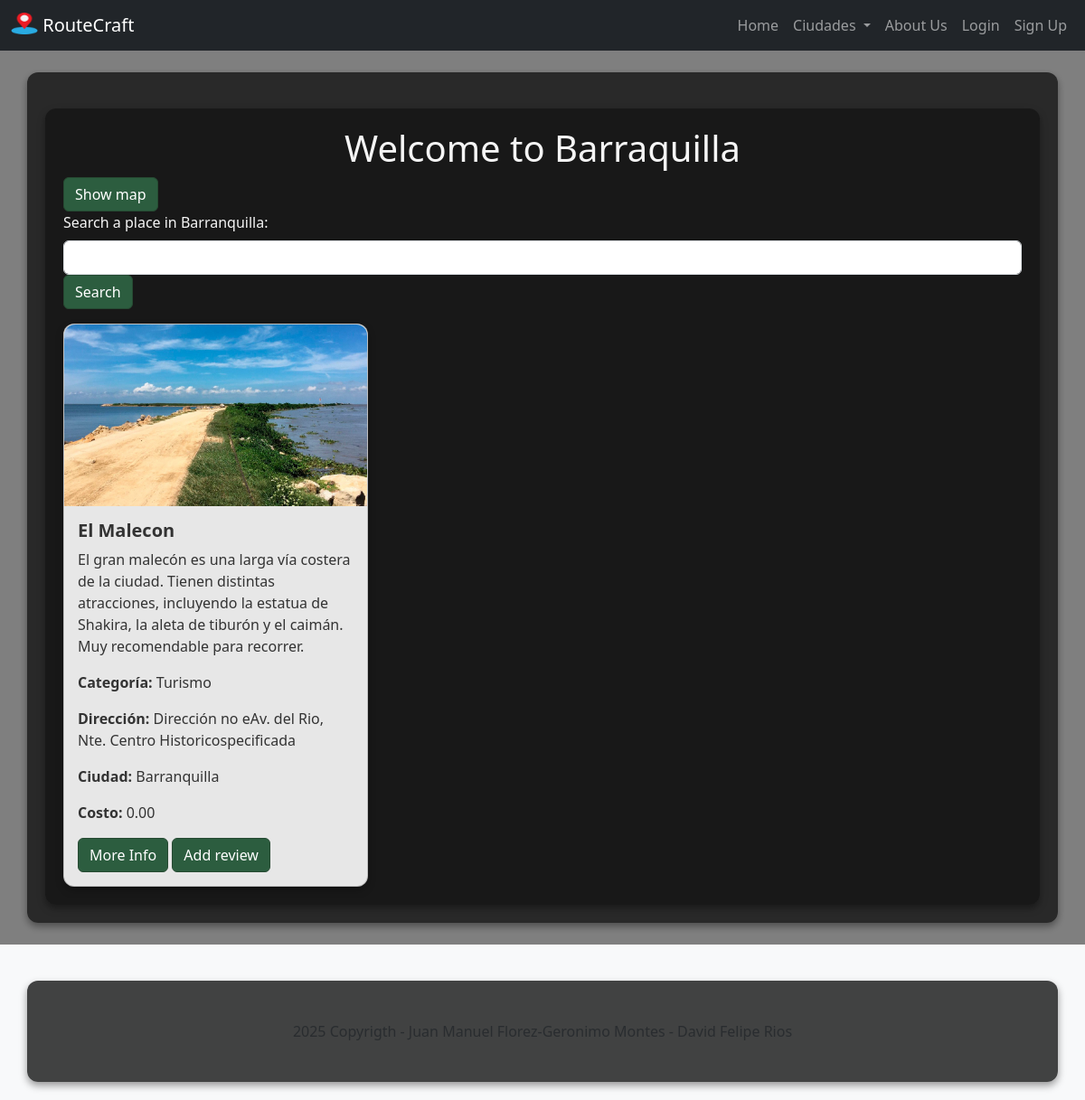
Screenshot of /ciudades/barranquilla/ with the database file from the repository.
### places/models.py (models this page shows, shortened)
class Barr(models.Model):
    name = models.CharField(max_length=255)
    description = models.TextField()
    category = models.CharField(max_length=100)
    address = models.CharField(max_length=255, default="Dirección no especificada")
    city = models.CharField(max_length=100)
    cost = models.DecimalField(max_digits=10, decimal_places=2, default=0.00)
    url = models.URLField(blank=True, null=True)
    image = models.ImageField(upload_to='places/images/', null=True, blank=True)
    latitude = models.FloatField(null=True, blank=True)
    longitude = models.FloatField(null=True, blank=True)

### places/views.py (the view)
# urls.py: path('ciudades/barranquilla/', placesviews.barranquilla, name='barranquilla'),
def barranquilla(request):
    searchTerm = request.GET.get('searchPlace')
    if searchTerm:
        places = Barr.objects.filter(name__icontains=searchTerm)
    else:
        places = Barr.objects.all()
    return render(request, 'barranquilla.html', {'searchTerm': searchTerm, 'places': places})

### places/templates/barranquilla.html (shortened to what this page needs)
{% extends 'base.html' %}
{% load static %}
{% block content %}
<html lang="es">
<head>
    <link rel="stylesheet" href="https://cdnjs.cloudflare.com/ajax/libs/leaflet/1.9.3/leaflet.css" />
</head>
<body>
    <div class="container">
        <h1 class="text-center">Welcome to Barraquilla</h1>
        <button class="btn btn-primary" onclick="toggleMap()">Show map</button>
        <form action="">
            <div class="mb-3">
                <label for="searchPlace" class="form-label">Search a place in Barranquilla:</label>
                <input type="text" class="form-control" name="searchPlace" />
                <button type="submit" class="btn btn-primary">Search</button>
            </div>
        </form>
        <div class="row row-cols-1 row-cols-md-3 g-4">
            {% for place in places %}
            <div class="col">
                <div class="card">
                    <img class="card-img-top" src="{{ place.image.url }}" alt="Imagen de {{ place.name }}" />
                    <div class="card-body">
                        <h5 class="card-title fw-bold">{{ place.name }}</h5>
                        <p class="card-text">{{ place.description }}</p>
                        <p><strong>Categoría:</strong> {{ place.category }}</p>
                        <p><strong>Dirección:</strong> {{ place.address }}</p>
                        <p><strong>Ciudad:</strong> {{ place.city }}</p>
                        <p><strong>Costo:</strong> {{ place.cost }}</p>
                        {% if place.url %}
                        <a href="{{ place.url }}" class="btn btn-primary">More Info</a>
                        {% endif %}
                        <button class="btn btn-primary" data-bs-toggle="modal" data-bs-target="#reviewModal{{ place.id }}">Add review</button>
                    </div>
                </div>
            </div>
            {% endfor %}
        </div>
    </div>
</body>
</html>
{% endblock %}

### rows the page displays
Barr: image (picture), name "El Malecon", description "El gran malecón es una larga vía costera de la ciudad. Tienen distintas atracciones, incluyendo la estatua de Shakira, la aleta de tiburón y el caimán. Muy recomendable para recorrer.", category "Turismo", address "Dirección no eAv. del Rio, Nte. Centro Historicospecificada", city "Barranquilla", cost "0.00"
